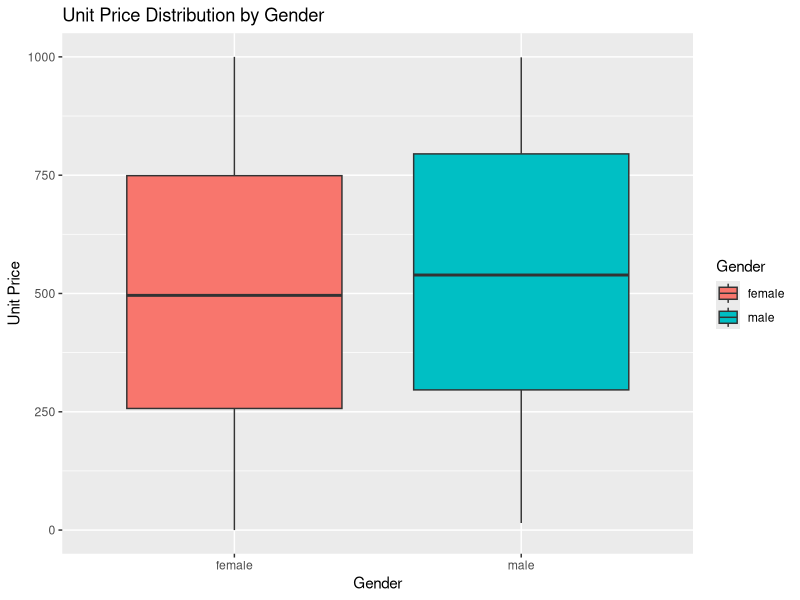
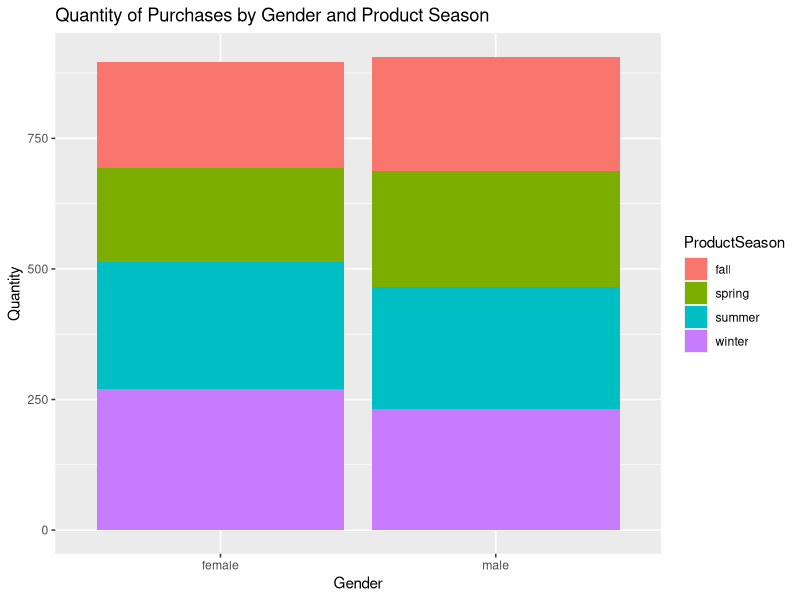
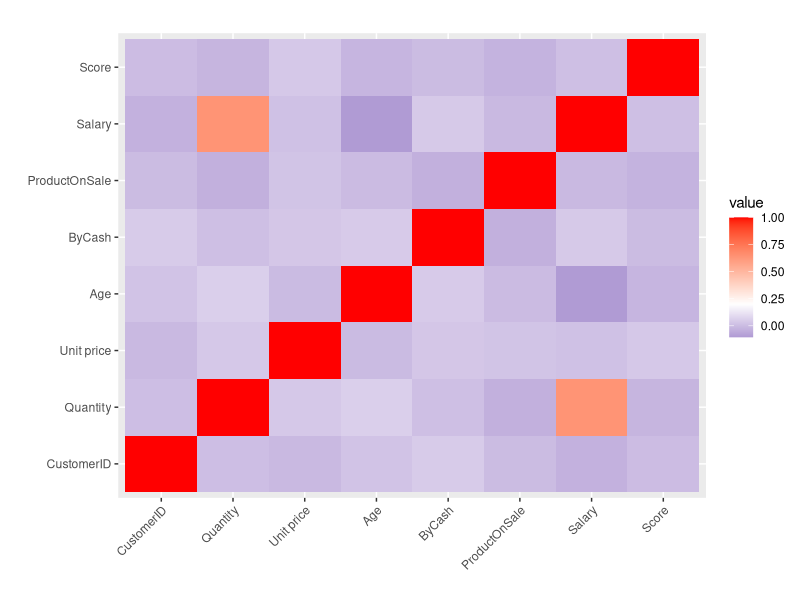

The R source for these figures, in order: (Note: this script raises an error after producing the figures.)
## ---- chunk 1
knitr::opts_chunk$set(echo = TRUE)
## ---- chunk 2
library(readxl)
library(ggplot2)

data <- read_excel("project data.xlsx", 'Sheet2')
head(data)

## ---- chunk 3


library(ggplot2)

# Boxplot for Unit Price by Gender
ggplot(data, aes(x = Gender, y = `Unit price`, fill = Gender)) +
    geom_boxplot() +
    labs(title = "Unit Price Distribution by Gender", x = "Gender", y = "Unit Price")

## ---- chunk 4
library(ggplot2)

# Stacked bar chart of Quantity by Product Season
ggplot(data, aes(fill = ProductSeason, y = Quantity, x = Gender)) +
    geom_bar(position = "stack", stat = "identity") +
    labs(title = "Quantity of Purchases by Gender and Product Season", x = "Gender", y = "Quantity")

## ---- chunk 5

library(ggplot2)
library(reshape2)

# Assuming df is your dataframe
numeric_vars <- data[, sapply(data, is.numeric)]
cor_matrix <- cor(numeric_vars, use = "complete.obs")
melted_cor_matrix <- melt(cor_matrix)

ggplot(melted_cor_matrix, aes(Var1, Var2, fill = value)) +
    geom_tile() +
    scale_fill_gradient2(low = "darkblue", high = "red", midpoint = 0.20) +
    theme(axis.text.x = element_text(angle = 45, hjust = 1))+
      labs(title = " ", x = " ", y = " ")

  


## ---- chunk 6
ggplot(df, aes(x = factor(ByCash), y = Age, fill = factor(ByCash))) +
    geom_boxplot() +
    labs(title = "Age Distribution by Payment Method", x = "Payment Method (1 = Cash, 0 = Non-Cash)", y = "Age")

## ---- chunk 7

ggplot(data, aes(x = ProductSeason, y = Quantity, fill = Gender)) +
    geom_bar(stat = "identity", position = "stack") +
    ggtitle("Stacked Bar Chart: Product Season, Quantity, and Gender")


## ---- chunk 8


ggplot(data, aes(x = `Unit price`, y = Quantity)) +
    geom_point() +
    geom_smooth(method = "lm") +
    labs(title = "Price vs Quantity Sold", x = "Unit Price", y = "Quantity Sold") +
    theme_minimal()

## ---- chunk 9


ggplot(data, aes(x=Region, y=`Unit price`, fill=Gender)) +
  geom_boxplot()


